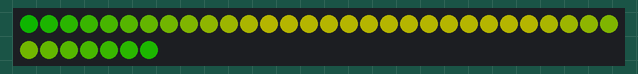
A sketch run on a simulated Arduino Uno, built with avr-gcc and run on an emulated ATmega328P. Shown: 37 RGB LEDs in strip order, left to right, continuing on the next row. Dim RGB values are drawn brighter than linear.

Above: at 3.25 s.
At 6.8 s:
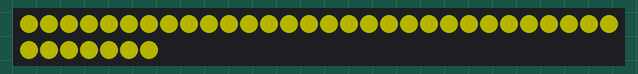
At 11.44 s:
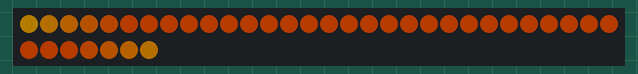
At 17.7 s:
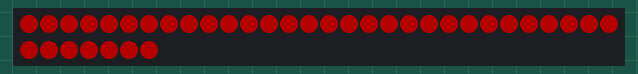
At 25.0 s:
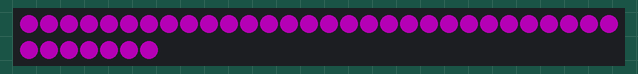
At 32.4 s:
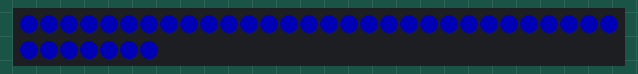

The sketch:

rainbowHat.ino
```cpp
#include <Adafruit_NeoPixel.h>
#ifdef __AVR__
  #include <avr/power.h>
#endif

const int LED_PIN = 3;
const int pixelsPerStrand = 37;
const int hatFrontPixel = 19;
const int onBrightnessDay = 75;
const int onBrightnessNight = 64;
const int onBrightness = onBrightnessNight;
Adafruit_NeoPixel strand;

void setup() {
  strand = Adafruit_NeoPixel(pixelsPerStrand, LED_PIN, NEO_GRB + NEO_KHZ800);
  strand.begin();
}

void loop() {
  rainbow();
}

void circleFade(int redStart, int greenStart, int blueStart, int redEnd, int greenEnd, int blueEnd){
  showColor(redStart, greenStart, blueStart);

  int step = 0;
  while(true) {
    int changed = 0;
    for (int i = 0; i < pixelsPerStrand; ++i) {
      if(i >= hatFrontPixel - step && i <= hatFrontPixel + step) {
        for(int j = 0; j < 5; ++j) {
          changed += stepFade(i, redEnd, greenEnd, blueEnd);
        }
      }
    }
    if(step <= pixelsPerStrand/2) ++step;
    if(changed == 0) {
      return;
    }

  }
}

int stepFade(int pixel, int redEnd, int greenEnd, int blueEnd) {
        uint32_t currColor= strand.getPixelColor(pixel);
        uint8_t red = (currColor>>16) & 255;
        uint8_t green = (currColor>>8) & 255;
        uint8_t blue = currColor & 255;
        return fadePixel(pixel, red, green, blue, redEnd, greenEnd, blueEnd);
}

void rainbow() {
  greenToYellow();
  yellowToOrange();
  orangeToRed();
  redToPurple();
  purpleToBlue();
  blueToCyan();
  cyanToGreen();
}

void greenToYellow() {
  circleFade(0, onBrightness, 0, onBrightness, onBrightness, 0);
}

void yellowToOrange() {
  circleFade(onBrightness, onBrightness, 0, onBrightness, onBrightness/3, 0);
}

void orangeToRed() {
  circleFade(onBrightness, onBrightness/3, 0, onBrightness, 0, 0);
}

void redToPurple() {
  circleFade(onBrightness, 0, 0, onBrightness, 0, onBrightness);
}

void purpleToBlue() {
  circleFade(onBrightness, 0, onBrightness, 0, 0, onBrightness);
}

void blueToCyan() {
  circleFade(0, 0, onBrightness, 0, onBrightness, onBrightness);
}

void cyanToGreen() {
  circleFade(0, onBrightness, onBrightness, 0, onBrightness, 0);
}

void redToBlue() {
  circleFade(onBrightness, 0, 0, 0, 0, onBrightness);
}

int fadePixel(int pixel, int startRed, int startGreen, int startBlue, int endRed, int endGreen, int endBlue) {
  int changed = 0;
  int nextRed = fadeSingleColor(startRed, endRed);
  int nextGreen = fadeSingleColor(startGreen, endGreen);
  int nextBlue = fadeSingleColor(startBlue, endBlue);
  if(startRed != nextRed) ++changed;
  if(startGreen != nextGreen) ++changed;
  if(startBlue != nextBlue) ++changed;
  strand.setPixelColor(pixel, nextRed, nextGreen, nextBlue);
  strand.show();
  return changed;
}

int fadeSingleColor(int currentColor, int endColor) {
  if(currentColor < endColor)
    return currentColor + 1;
  if(currentColor > endColor) {
    return currentColor - 1;
  }
  return currentColor;
}

void showColor(int red, int green, int blue){
  for (int i = 0; i < pixelsPerStrand; ++i) {
    strand.setPixelColor(i, red, green, blue);
  }
  strand.show();
}
```

Measured:
- what the display in image 1 shows lasts 1.7 s, from 6.7 s to 8.4 s
- what the display in image 3 shows lasts 2.6 s, from 17.7 s to 20.3 s
